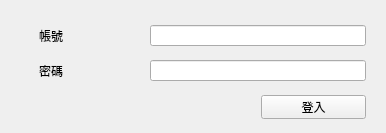
<?xml version="1.0" encoding="UTF-8"?>
<ui version="4.0">
 <class>Login</class>
 <widget class="QMainWindow" name="Login">
  <property name="geometry">
   <rect>
    <x>0</x>
    <y>0</y>
    <width>386</width>
    <height>133</height>
   </rect>
  </property>
  <property name="windowTitle">
   <string>MainWindow</string>
  </property>
  <widget class="QWidget" name="centralwidget">
   <widget class="QPushButton" name="pushButton_signin">
    <property name="geometry">
     <rect>
      <x>261</x>
      <y>95</y>
      <width>105</width>
      <height>24</height>
     </rect>
    </property>
    <property name="text">
     <string>登入</string>
    </property>
   </widget>
   <widget class="QLabel" name="label_account">
    <property name="geometry">
     <rect>
      <x>39</x>
      <y>25</y>
      <width>105</width>
      <height>21</height>
     </rect>
    </property>
    <property name="text">
     <string>帳號</string>
    </property>
   </widget>
   <widget class="QLineEdit" name="lineEdit_account">
    <property name="geometry">
     <rect>
      <x>150</x>
      <y>25</y>
      <width>216</width>
      <height>21</height>
     </rect>
    </property>
   </widget>
   <widget class="QLabel" name="label_password">
    <property name="geometry">
     <rect>
      <x>39</x>
      <y>60</y>
      <width>105</width>
      <height>21</height>
     </rect>
    </property>
    <property name="text">
     <string>密碼</string>
    </property>
   </widget>
   <widget class="QLineEdit" name="lineEdit_password">
    <property name="geometry">
     <rect>
      <x>150</x>
      <y>60</y>
      <width>216</width>
      <height>21</height>
     </rect>
    </property>
   </widget>
  </widget>
 </widget>
 <resources/>
 <connections/>
</ui>
